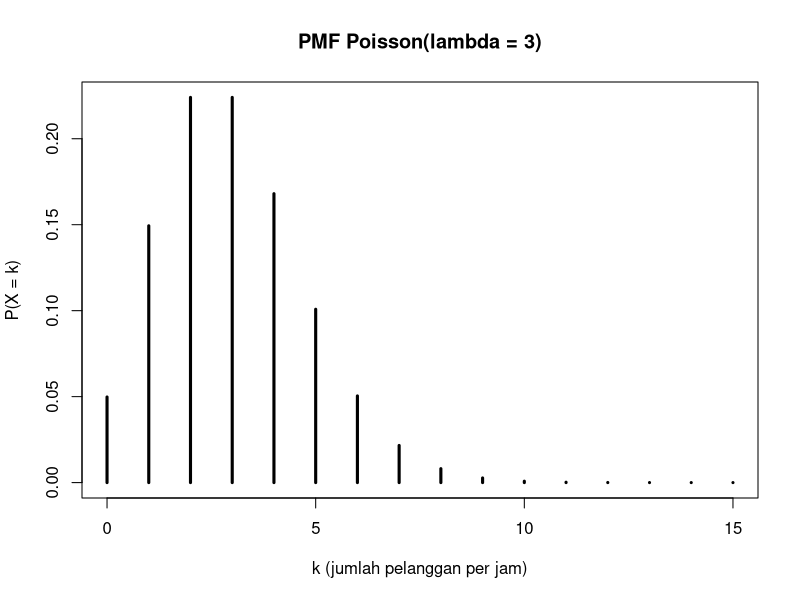
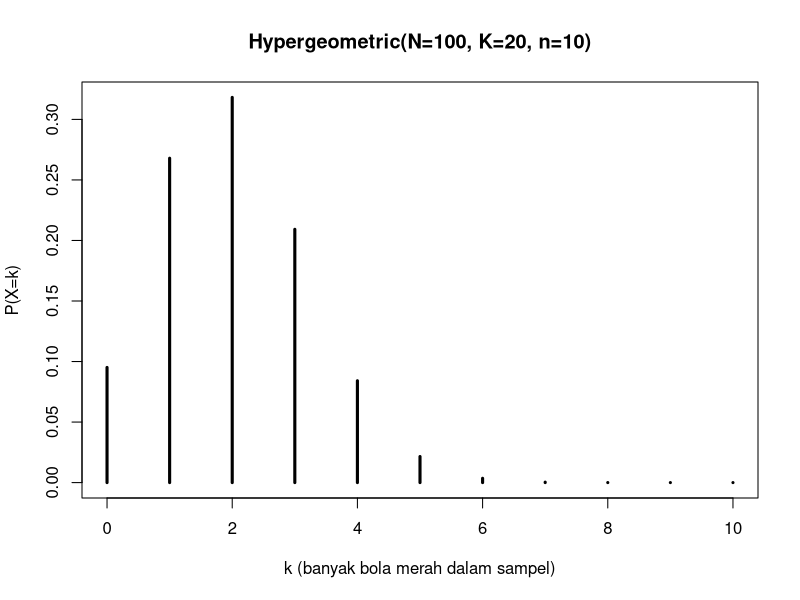
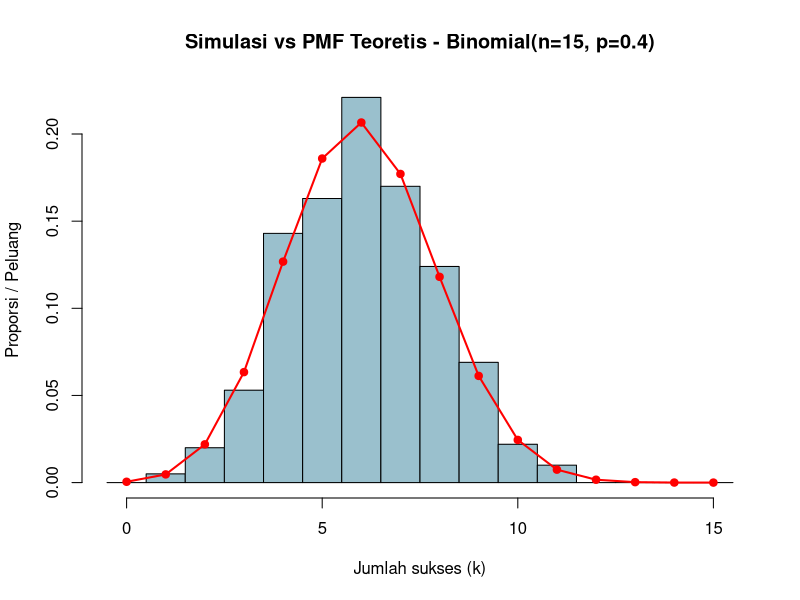

Source code (R) for these figures, in order:
# SOAL 1(Rata-rata pelanggan datang = 3 orang/jam -> Poisson(lambda = 3))
# Hitung P(X >= 5)
lambda <- 3
# P(X >= 5) = 1 - P(X <= 4) = 1 - [P(0)+P(1)+P(2)+P(3)+P(4)]
PX_ge5 <- 1 - sum(dpois(0:4, lambda = lambda))
PX_ge5
# Visualisasi PMF Poisson(lambda = 3), area k >= 5 adalah yang dihitung
k <- 0:15
pmf_pois <- dpois(k, lambda = lambda)
plot(k, pmf_pois, type = "h", lwd = 3,
     main = "PMF Poisson(lambda = 3)",
     xlab = "k (jumlah pelanggan per jam)",
     ylab = "P(X = k)")


# SOAL 2(100 bola, 20 merah (sukses), diambil 10 tanpa pengembalian)
N <- 100   # banyaknya bola populasi
K <- 20    # yang sukses bola merah
n <- 10    #  sampel yang diambil ga ada pengembalian
k <- seq(from = max(0, n + K - N), to = min(n, K))
# PMF: P(X = k)
pmf_hyper <- dhyper(k, m = K, n = N - K, k = n)
data.frame(k = k, P = pmf_hyper)
# Plot PMF
plot(k, pmf_hyper, type = "h", lwd = 3,
     main = paste0("Hypergeometric(N=", N, ", K=", K, ", n=", n, ")"),
     xlab = "k (banyak bola merah dalam sampel)",
     ylab = "P(X=k)")

# Ekspektasi dan varian 
Ekspektasi_X <- n * K / N
Var_X <- n * (K / N) * (1 - K / N) * ((N - n) / (N - 1))
Ekspektasi_X
Var_X


# SOAL 3 (Simulasi 1000 percobaan Binomial(n = 15, p = 0.4)
set.seed(2025)
n_trial <- 15
p <- 0.4
m <- 1000

# Simulasi
samp <- rbinom(m, size = n_trial, prob = p)

# Histogram hasil simulasi biar sebanding sama pmf
hist(samp,
     breaks = seq(-0.5, n_trial + 0.5, by = 1),
     probability = TRUE,
     col = "lightblue3",
     main = "Simulasi vs PMF Teoretis - Binomial(n=15, p=0.4)",
     xlab = "Jumlah sukses (k)",
     ylab = "Proporsi / Peluang")
k <- 0:n_trial
pmf_binom <- dbinom(k, size = n_trial, prob = p)
points(k, pmf_binom, col = "red", pch = 19)
lines(k, pmf_binom, col = "red", lwd = 2)
